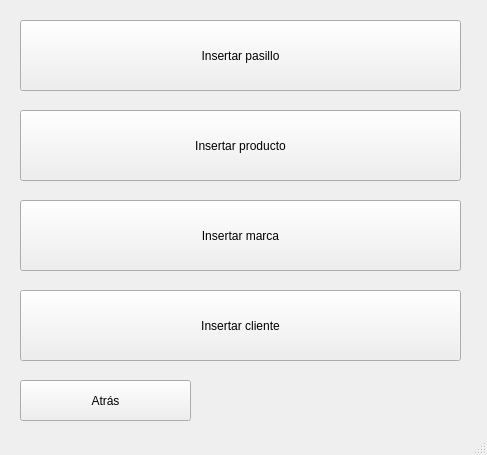
<?xml version="1.0" encoding="UTF-8"?>
<ui version="4.0">
 <class>insert</class>
 <widget class="QMainWindow" name="insert">
  <property name="geometry">
   <rect>
    <x>0</x>
    <y>0</y>
    <width>487</width>
    <height>455</height>
   </rect>
  </property>
  <property name="windowTitle">
   <string>MainWindow</string>
  </property>
  <widget class="QWidget" name="centralwidget">
   <widget class="QPushButton" name="insertarPas">
    <property name="geometry">
     <rect>
      <x>20</x>
      <y>20</y>
      <width>441</width>
      <height>71</height>
     </rect>
    </property>
    <property name="text">
     <string>Insertar pasillo</string>
    </property>
   </widget>
   <widget class="QPushButton" name="insertarProd">
    <property name="geometry">
     <rect>
      <x>20</x>
      <y>110</y>
      <width>441</width>
      <height>71</height>
     </rect>
    </property>
    <property name="text">
     <string>Insertar producto</string>
    </property>
   </widget>
   <widget class="QPushButton" name="insertarMarca">
    <property name="geometry">
     <rect>
      <x>20</x>
      <y>200</y>
      <width>441</width>
      <height>71</height>
     </rect>
    </property>
    <property name="text">
     <string>Insertar marca</string>
    </property>
   </widget>
   <widget class="QPushButton" name="insertarCliente">
    <property name="geometry">
     <rect>
      <x>20</x>
      <y>290</y>
      <width>441</width>
      <height>71</height>
     </rect>
    </property>
    <property name="text">
     <string>Insertar cliente</string>
    </property>
   </widget>
   <widget class="QPushButton" name="back">
    <property name="geometry">
     <rect>
      <x>20</x>
      <y>380</y>
      <width>171</width>
      <height>41</height>
     </rect>
    </property>
    <property name="text">
     <string>Atrás</string>
    </property>
   </widget>
  </widget>
  <widget class="QMenuBar" name="menubar">
   <property name="geometry">
    <rect>
     <x>0</x>
     <y>0</y>
     <width>487</width>
     <height>17</height>
    </rect>
   </property>
  </widget>
  <widget class="QStatusBar" name="statusbar"/>
 </widget>
 <resources/>
 <connections/>
</ui>
